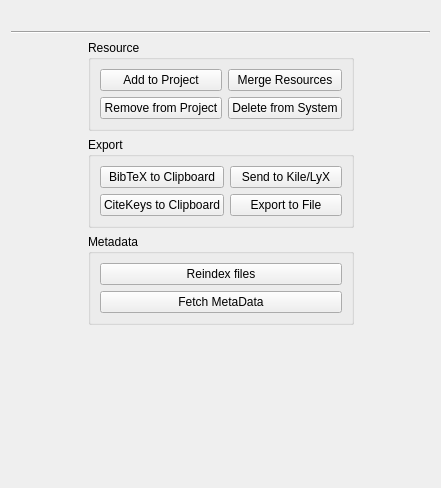
<?xml version="1.0" encoding="UTF-8"?>
<ui version="4.0">
 <class>MergeResourcesWidget</class>
 <widget class="QWidget" name="MergeResourcesWidget">
  <property name="geometry">
   <rect>
    <x>0</x>
    <y>0</y>
    <width>441</width>
    <height>488</height>
   </rect>
  </property>
  <property name="windowTitle">
   <string>Form</string>
  </property>
  <layout class="QVBoxLayout" name="verticalLayout_2">
   <item>
    <widget class="QLabel" name="mergeInfoLabel">
     <property name="text">
      <string notr="true"/>
     </property>
    </widget>
   </item>
   <item>
    <widget class="Line" name="line">
     <property name="orientation">
      <enum>Qt::Horizontal</enum>
     </property>
    </widget>
   </item>
   <item>
    <layout class="QHBoxLayout" name="horizontalLayout">
     <item>
      <spacer name="horizontalSpacer">
       <property name="orientation">
        <enum>Qt::Horizontal</enum>
       </property>
       <property name="sizeHint" stdset="0">
        <size>
         <width>40</width>
         <height>20</height>
        </size>
       </property>
      </spacer>
     </item>
     <item>
      <layout class="QVBoxLayout" name="verticalLayout">
       <item>
        <widget class="QGroupBox" name="groupBox">
         <property name="title">
          <string>Resource</string>
         </property>
         <layout class="QGridLayout" name="gridLayout">
          <item row="0" column="0">
           <widget class="QPushButton" name="buttonAddToProject">
            <property name="sizePolicy">
             <sizepolicy hsizetype="MinimumExpanding" vsizetype="Fixed">
              <horstretch>0</horstretch>
              <verstretch>0</verstretch>
             </sizepolicy>
            </property>
            <property name="text">
             <string>Add to Project</string>
            </property>
           </widget>
          </item>
          <item row="0" column="1">
           <widget class="QPushButton" name="buttonMerge">
            <property name="sizePolicy">
             <sizepolicy hsizetype="MinimumExpanding" vsizetype="Fixed">
              <horstretch>0</horstretch>
              <verstretch>0</verstretch>
             </sizepolicy>
            </property>
            <property name="text">
             <string>Merge Resources</string>
            </property>
           </widget>
          </item>
          <item row="1" column="0">
           <widget class="QPushButton" name="buttonRemoveFromProject">
            <property name="sizePolicy">
             <sizepolicy hsizetype="MinimumExpanding" vsizetype="Fixed">
              <horstretch>0</horstretch>
              <verstretch>0</verstretch>
             </sizepolicy>
            </property>
            <property name="text">
             <string>Remove from Project</string>
            </property>
           </widget>
          </item>
          <item row="1" column="1">
           <widget class="QPushButton" name="buttonRemoveFromSystem">
            <property name="sizePolicy">
             <sizepolicy hsizetype="MinimumExpanding" vsizetype="Fixed">
              <horstretch>0</horstretch>
              <verstretch>0</verstretch>
             </sizepolicy>
            </property>
            <property name="text">
             <string>Delete from System</string>
            </property>
           </widget>
          </item>
         </layout>
        </widget>
       </item>
       <item>
        <widget class="QGroupBox" name="groupBox_2">
         <property name="title">
          <string>Export</string>
         </property>
         <layout class="QGridLayout" name="gridLayout_2">
          <item row="0" column="0">
           <widget class="QPushButton" name="buttonExportBibToClipboard">
            <property name="text">
             <string>BibTeX to Clipboard</string>
            </property>
           </widget>
          </item>
          <item row="0" column="1">
           <widget class="QPushButton" name="buttonSendToLyX">
            <property name="text">
             <string>Send to Kile/LyX</string>
            </property>
           </widget>
          </item>
          <item row="1" column="0">
           <widget class="QPushButton" name="buttonExportKeyToClipboard">
            <property name="text">
             <string>CiteKeys to Clipboard</string>
            </property>
           </widget>
          </item>
          <item row="1" column="1">
           <widget class="QPushButton" name="buttonExportToFile">
            <property name="text">
             <string>Export to File</string>
            </property>
           </widget>
          </item>
         </layout>
        </widget>
       </item>
       <item>
        <widget class="QGroupBox" name="groupBox_3">
         <property name="title">
          <string>Metadata</string>
         </property>
         <layout class="QGridLayout" name="gridLayout_3">
          <item row="0" column="0">
           <widget class="QPushButton" name="buttonReindex">
            <property name="text">
             <string>Reindex files</string>
            </property>
           </widget>
          </item>
          <item row="1" column="0">
           <widget class="QPushButton" name="buttonFetchMetaData">
            <property name="text">
             <string>Fetch MetaData</string>
            </property>
           </widget>
          </item>
         </layout>
        </widget>
       </item>
      </layout>
     </item>
     <item>
      <spacer name="horizontalSpacer_2">
       <property name="orientation">
        <enum>Qt::Horizontal</enum>
       </property>
       <property name="sizeHint" stdset="0">
        <size>
         <width>40</width>
         <height>20</height>
        </size>
       </property>
      </spacer>
     </item>
    </layout>
   </item>
   <item>
    <spacer name="verticalSpacer">
     <property name="orientation">
      <enum>Qt::Vertical</enum>
     </property>
     <property name="sizeHint" stdset="0">
      <size>
       <width>20</width>
       <height>148</height>
      </size>
     </property>
    </spacer>
   </item>
  </layout>
 </widget>
 <resources/>
 <connections/>
</ui>
